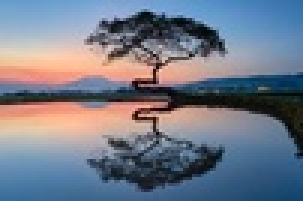
#> input picture 5.jpg, 101 x 67 px, shrunk from 275 x 183 before the run, given in place of hiji.jpg, which was not available (shown 3 times larger)
$ jupyter execute filtermedian.ipynb   (shell and % lines are left out)
#> lines starting #> are read from the running program, lines starting #| are printed output that depends on the picture; pictures that were not available may be replaced by others from this repository, and a replacement may not be noted
[cell 1]
#  untuk mengimport library yg ada di python
import matplotlib.pyplot as plt

from skimage import data
from skimage.io import imread
from skimage.color import rgb2gray
import numpy as np

[cell 2]
# untuk membaca citra menggunakan imread
citra1 = imread(fname="hiji.jpg")
#> citra1 is the input picture: shape (67, 101, 3); mean R, G, B 115.2, 122.2, 137.1
citra2 = imread(fname="dua.jpg")
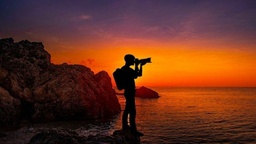
#> input picture dua.jpg, 256 x 144 px, shrunk from 700 x 393 before the run
#> citra2 is the input picture: shape (144, 256, 3); mean R, G, B 103.9, 50.1, 31.7

# menampilkan dimensi citra
print('Shape citra 1 : ', citra1.shape)
#| Shape citra 1 :  (67, 101, 3)
print('Shape citra 1 : ', citra2.shape)
#| Shape citra 1 :  (144, 256, 3)

# menampilkan citra 1 dan 2 menggunakan subplot
fig, axes = plt.subplots(1, 2, figsize=(10, 10))
ax = axes.ravel()

ax[0].imshow(citra1, cmap = 'gray') # menampilkan citra 1 dalam skala gray
ax[0].set_title("Citra 1") # menampilkan title
ax[1].imshow(citra2, cmap = 'gray') # menampilkan citra 2 dalam skala gray
ax[1].set_title("Citra 2") # menampilkan title
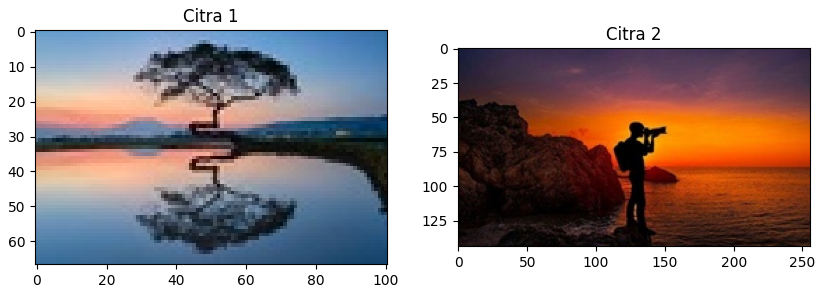
#> figure drawn by matplotlib, 2 panels

[cell 3]
# untuk mengcopy citra 1 dan 2 dengan tipe data float
copyCitra1 = citra1.copy().astype(float)
copyCitra2 = citra2.copy().astype(float)

# untuk mendapatkan dimensi citra 1 dan menginisialisasi output 1
m1,n1 = copyCitra1.shape[:2]
#> m1 = 67; n1 = 101
output1 = np.empty([m1, n1])

#  untuk mendapatkan dimensi citra 1 dan menginisialisasi output 1
m2,n2 = copyCitra2.shape[:2]
#> m2 = 144; n2 = 256
output2 = np.empty([m2, n2])

# menampilkan dimensi copycitra1 dan output1
print('Shape copy citra 1 : ', copyCitra1.shape)
#| Shape copy citra 1 :  (67, 101, 3)
print('Shape output citra 1 : ', output1.shape)
#| Shape output citra 1 :  (67, 101)
print('m1 : ',m1)
#| m1 :  67
print('n1 : ',n1)
#| n1 :  101
print()

# menampilkan dimensi copycitra2 dan output2
print('Shape copy citra 2 : ', copyCitra2.shape)
#| Shape copy citra 2 :  (144, 256, 3)
print('Shape output citra 3 : ', output2.shape)
#| Shape output citra 3 :  (144, 256)
print('m2 : ',m2)
#| m2 :  144
print('n2 : ',n2)
#| n2 :  256
print()

[cell 4]
# melakukan looping untuk setiap posisi baris dan kolom pada citra 2
for baris in range(0, m2-1):
    for kolom in range(0, n2-1):
        a1 = baris
        b1 = kolom
        # untuk menyimpan nilai piksel
        dataA = [copyCitra2[a1-1, b1-1], copyCitra2[a1-1, b1], copyCitra2[a1-1, b1+1], \
              copyCitra2[a1, b1-1], copyCitra2[a1, b1], copyCitra2[a1, b1+1], \
              copyCitra2[a1+1, b1-1], copyCitra2[a1+1, b1], copyCitra2[a1+1, b1+1]]

        # Urutkan
        for i in range(1, 8): # Looping untuk membandingkan nilai dan mengurutkan elemen" dakam dataA
            for j in range(i, 9):
                # kondisi dimana jika elemen dalam dataA[i] lebih besar dari elemen dataA[j] maka elemennya akan ditukar
                if np.any(dataA[i] > dataA[j]):
                    tmpA = dataA[i]
                    dataA[i] = dataA[j]
                    dataA[j] = tmpA

        output2[a1, b1] = np.mean(dataA) # nilai piksel pada posisi (a1,b1)
fig, axes = plt.subplots(2, 2, figsize=(10, 10)) # membuat sebuah figure dengan ukuran 10x10 dan ukuran axes 2x2
ax = axes.ravel() # untuk mengubah array multidimensi menjadi array satu dimensi

# menampilkan input citra 1
ax[0].imshow(citra1, cmap = 'gray')
ax[0].set_title("Input Citra 1")

# menampilkan input citra 2
ax[1].imshow(citra2, cmap = 'gray')
ax[1].set_title("Input Citra 1")

# menampilkan output citra 1
ax[2].imshow(output1, cmap = 'gray')
ax[2].set_title("Output Citra 1")

# menampilkan output citra 2
ax[3].imshow(output2, cmap = 'gray')
ax[3].set_title("Output Citra 2")
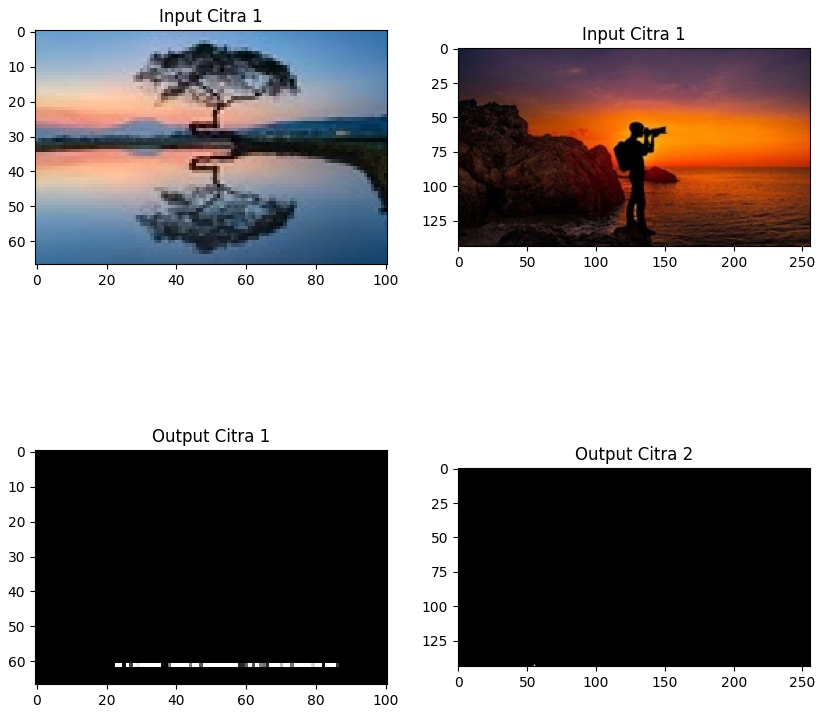
#> figure drawn by matplotlib, 4 panels
